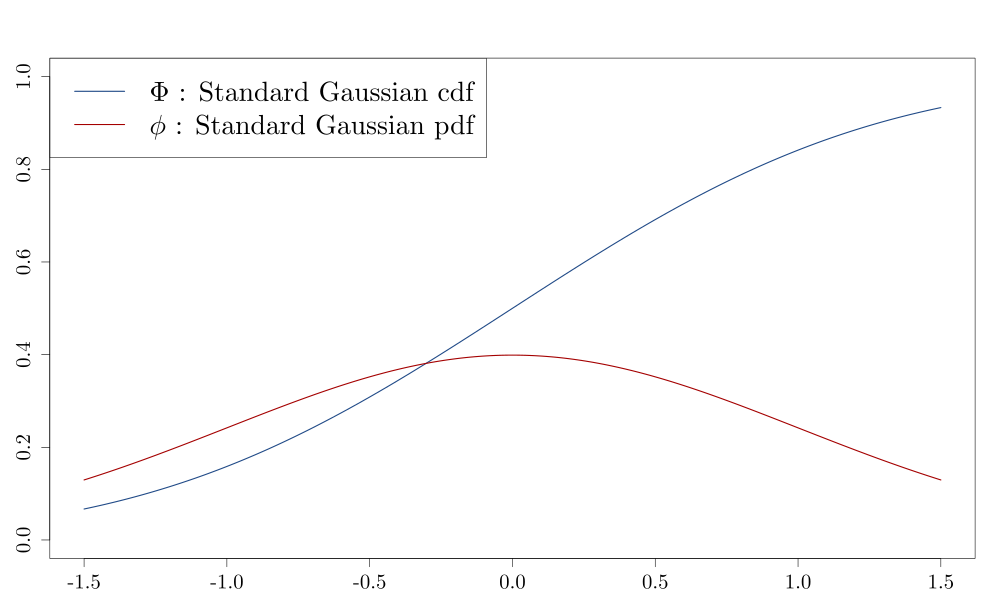

The script that drew this image:
library(DiceKriging)
library(DiceOptim)
library(tikzDevice)

##################################################################"
### Modeles de krigeage

X <- matrix(c(-0.2,0.2))
F <- matrix(c(-0.2,0.2))

theta <- 0.2
sigma2 <- 1
trend <- c(0)

m1 <- km(~1, design=data.frame(x=X), response=data.frame(y=F), 
            covtype="exp", coef.trend=trend, coef.cov=theta, 
            coef.var=sigma2)
p1 <- predict(m1, newdata=data.frame(x=0), type="SK",cov.compute=TRUE)

m2 <- km(~1, design=data.frame(x=X), response=data.frame(y=F), 
            covtype="gauss", coef.trend=trend, coef.cov=theta, 
            coef.var=sigma2)
p2 <- predict(m2, newdata=data.frame(x=0), type="SK",cov.compute=TRUE)

EI(data.frame(x=0),m1,type="SK")

EI(data.frame(x=0),m2,type="SK")

u = (min(m1@y) - p1$mean)/(p1$sd)
p1$sd * (u * pnorm(u) + dnorm(u))



m <- 201
x <- seq(from=-1.5, to=1.5, length=m)


fileName <- 'exo_optim.tex'
tikz(fileName, standAlone = TRUE, width=10, height=6)
par(mar=c(2.5,3.,3.5,1.5),cex.axis=1.5,cex.lab=2)
plot(x,pnorm(x),type="l",col="#204a87",ylim=c(0,1),lwd=2,xlab="",ylab="")
lines(x,dnorm(x),col="#a40000",lwd=2)
legend('topleft',c('$\\Phi$ : Standard Gaussian cdf ','$\\phi$ : Standard Gaussian pdf '),col=c("#204a87","#a40000"), lwd=2 ,cex=2)
dev.off()
tools::texi2dvi(fileName,pdf=T,clean=TRUE)
file.remove(fileName)
